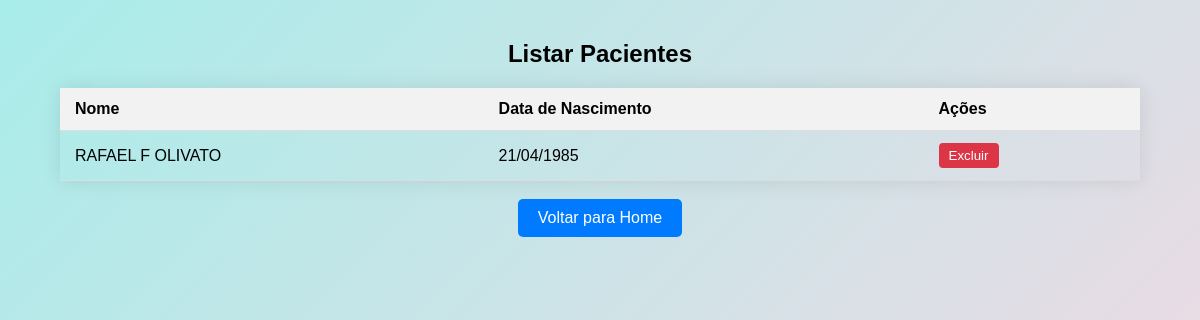
/listar_pacientes/, run on an earlier commit of the app's database.
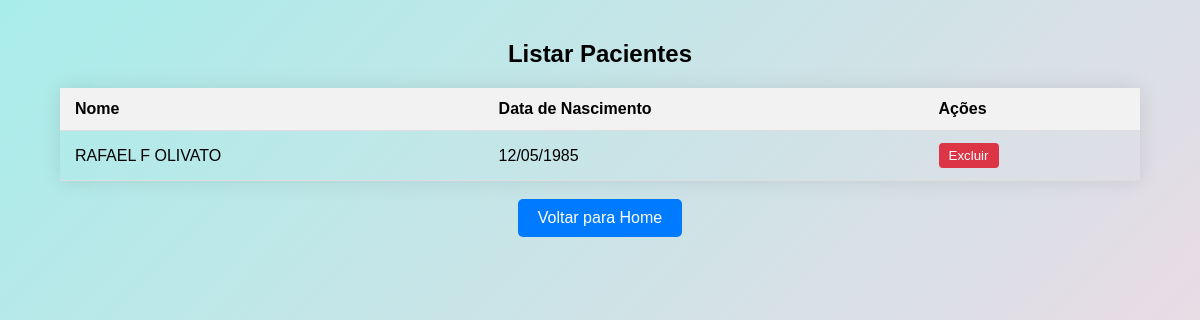
And on a later commit of the database.
### sgis/models.py (models this page shows, shortened)
class Paciente(models.Model):
    nome = models.CharField(max_length=255, verbose_name="Nome Completo")
    cnes = models.CharField(max_length=15, blank=True, null=True)
    cpf = BRCPFField(unique=True)
    data_nascimento = models.DateField()
    endereco = models.OneToOneField(Endereco, on_delete=models.CASCADE)
    telefone = models.CharField(max_length=20, blank=True, null=True)

### sgis/views.py (the view)
# urls.py: path('listar_pacientes/', views.listar_pacientes, name='listar_pacientes'),
def listar_pacientes(request):
        pacientes = Paciente.objects.all()
        return render(request, 'sgis/listar_pacientes.html', {'pacientes': pacientes})

### sgis/templates/sgis/listar_pacientes.html (shortened to what this page needs)
{% load static %}
<!DOCTYPE html>
<html>
<head>
    <link rel="stylesheet" href="{% static 'css/style.css' %}">
</head>
<body>
    <div class="content">
        <h2>Listar Pacientes</h2>
        <table>
            <thead>
                <tr>
                    <th>Nome</th>
                    <th>Data de Nascimento</th>
                    <th>Ações</th>
                </tr>
            </thead>
            <tbody>
                {% for paciente in pacientes %}
                    <tr>
                        <td>{{ paciente.nome }}</td>
                        <td>{{ paciente.data_nascimento|date:"d/m/Y" }}</td>
                        <td>
                            <form method="post" action="{% url 'excluir_paciente' paciente.id %}">
                                <button type="submit" class="delete-button">Excluir</button>
                            </form>
                        </td>
                    </tr>
                {% endfor %}
            </tbody>
        </table>
        <br>
        <a href="{% url 'home' %}" class="home-button">Voltar para Home</a>
    </div>
</body>
</html>

What changed in the data, as far as the page shows it:
changed Paciente "RAFAEL F OLIVATO": data_nascimento "21/04/1985" → "12/05/1985"
